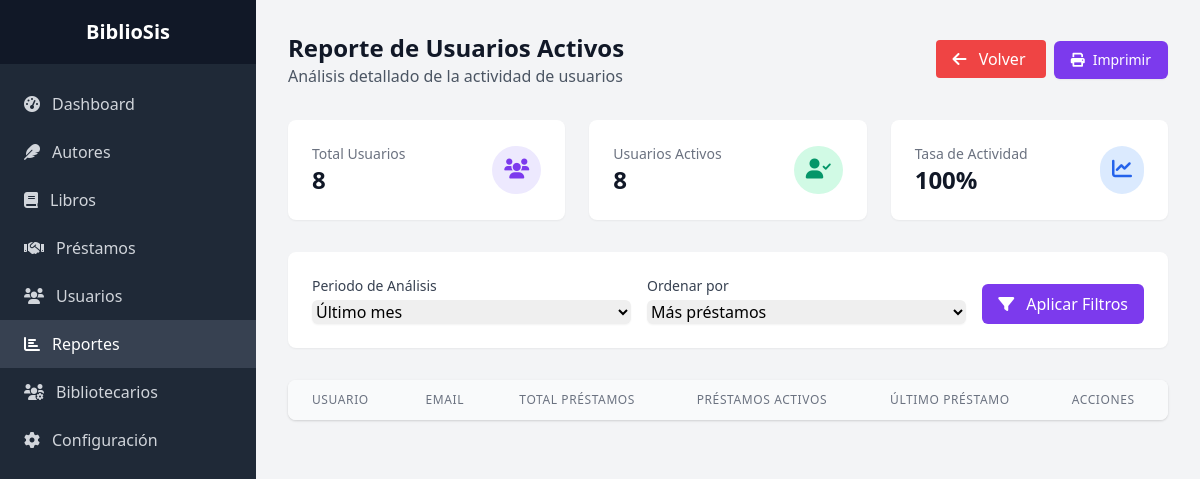
Page /admin/reportes/usuarios_activos.php (signed in) on the earlier database version.
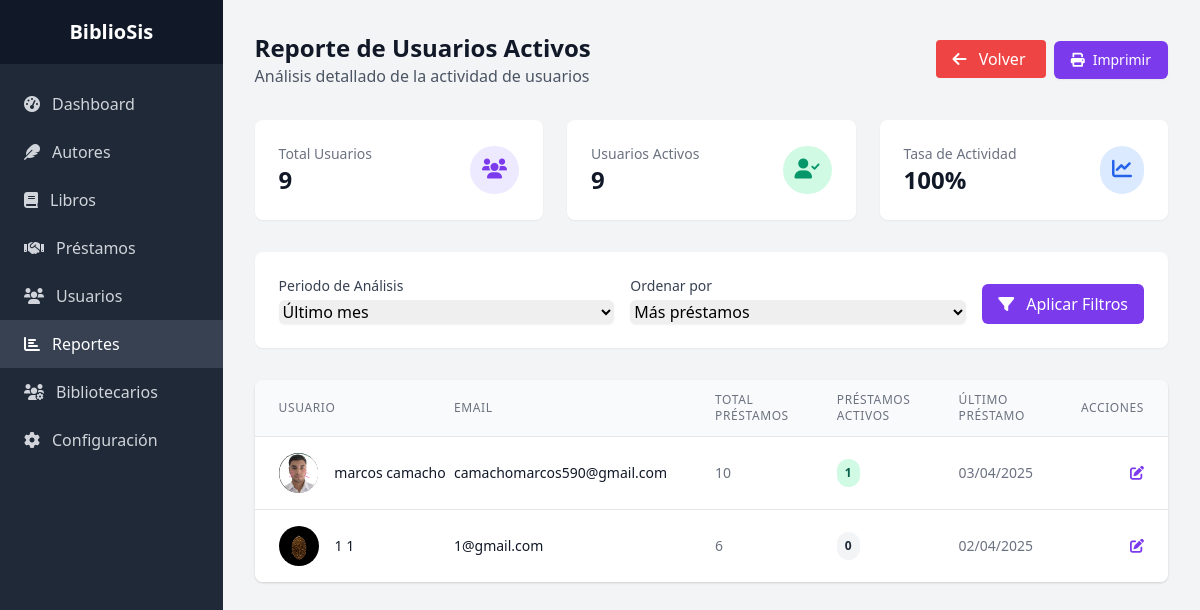
Same page on the later database version.
### tables this page shows
CREATE TABLE `clientes` (
  `id_cliente` int(11) NOT NULL,
  `nombre` varchar(100) NOT NULL,
  `apellido` varchar(100) NOT NULL,
  `email` varchar(100) DEFAULT NULL,
  `telefono` varchar(20) DEFAULT NULL,
  `direccion` text DEFAULT NULL,
  `imagen_cliente` varchar(255) DEFAULT NULL,
  `fecha_registro` timestamp NOT NULL DEFAULT current_timestamp(),
  `estado` enum('Activo','Inactivo') DEFAULT 'Activo',
  `password` varchar(255) NOT NULL DEFAULT ''
);

### admin/reportes/usuarios_activos.php (the view, shortened to what the changed rows need)
<?php
require_once '../../config/config.php';
$orden = isset($_GET['orden']) ? cleanInput($_GET['orden']) : 'prestamos';
$periodo = isset($_GET['periodo']) ? cleanInput($_GET['periodo']) : '30';
try {
    $stmt = $pdo->query("
        SELECT COUNT(*) as total_usuarios,
               SUM(CASE WHEN estado = 'Activo' THEN 1 ELSE 0 END) as usuarios_activos
        FROM clientes
    ");
    $estadisticas = $stmt->fetch();
    $sql = "
        SELECT c.*,
               COUNT(p.id_prestamo) as total_prestamos,
               MAX(p.fecha_prestamo) as ultimo_prestamo,
               SUM(CASE WHEN p.estado = 'Prestado' THEN 1 ELSE 0 END) as prestamos_activos
        FROM clientes c
        LEFT JOIN prestamos p ON c.id_cliente = p.id_cliente
        WHERE c.estado = 'Activo'
    ";
    if ($periodo !== 'todos') {
        $sql .= " AND p.fecha_prestamo >= DATE_SUB(CURRENT_DATE, INTERVAL ? DAY)";
    }
    $sql .= " GROUP BY c.id_cliente ";
    switch ($orden) {
        case 'prestamos':
            $sql .= "ORDER BY total_prestamos DESC";
            break;
    }
    $stmt = $pdo->prepare($sql);
    if ($periodo !== 'todos') {
        $stmt->execute([$periodo]);
    } else {
        $stmt->execute();
    }
    $usuarios = $stmt->fetchAll();
} catch(PDOException $e) {
    error_log($e->getMessage());
    $error = "Error al generar el reporte de usuarios activos.";
}
?>
<!DOCTYPE html>
<html lang="es">
<head>
    <link href="https://cdnjs.cloudflare.com/ajax/libs/tailwindcss/2.2.19/tailwind.min.css" rel="stylesheet">
    <link href="https://cdnjs.cloudflare.com/ajax/libs/font-awesome/6.0.0/css/all.min.css" rel="stylesheet">
</head>
<body class="bg-gray-100">
    <div class="flex">
        <div class="flex-1 p-8">
            <div class="max-w-7xl mx-auto">
                <div class="flex justify-between items-center mb-8">
                    <div>
                        <h1 class="text-2xl font-bold text-gray-900">Reporte de Usuarios Activos</h1>
                    </div>
                </div>
                <div class="grid grid-cols-1 md:grid-cols-3 gap-6 mb-8">
                    <div class="bg-white p-6 rounded-lg shadow-sm">
                        <div class="flex justify-between items-center">
                            <div>
                                <p class="text-sm text-gray-500">Total Usuarios</p>
                                <h3 class="text-2xl font-bold text-gray-900">
                                    <?php echo number_format($estadisticas['total_usuarios']); ?>
                                </h3>
                            </div>
                        </div>
                    </div>
                    <div class="bg-white p-6 rounded-lg shadow-sm">
                        <div class="flex justify-between items-center">
                            <div>
                                <p class="text-sm text-gray-500">Usuarios Activos</p>
                                <h3 class="text-2xl font-bold text-gray-900">
                                    <?php echo number_format($estadisticas['usuarios_activos']); ?>
                                </h3>
                            </div>
                        </div>
                    </div>
                </div>
                <div class="bg-white rounded-lg shadow overflow-hidden">
                    <table class="min-w-full divide-y divide-gray-200">
                        <thead class="bg-gray-50">
                            <tr>
                                <th class="px-6 py-3 text-left text-xs font-medium text-gray-500 uppercase tracking-wider">
                                    Usuario
                                </th>
                                <th class="px-6 py-3 text-left text-xs font-medium text-gray-500 uppercase tracking-wider">
                                    Email
                                </th>
                                <th class="px-6 py-3 text-left text-xs font-medium text-gray-500 uppercase tracking-wider">
                                    Total Préstamos
                                </th>
                                <th class="px-6 py-3 text-left text-xs font-medium text-gray-500 uppercase tracking-wider">
                                    Préstamos Activos
                                </th>
                                <th class="px-6 py-3 text-left text-xs font-medium text-gray-500 uppercase tracking-wider">
                                    Último Préstamo
                                </th>
                                <th class="px-6 py-3 text-left text-xs font-medium text-gray-500 uppercase tracking-wider">
                                    Acciones
                                </th>
                            </tr>
                        </thead>
                        <tbody class="bg-white divide-y divide-gray-200">
                            <?php foreach ($usuarios as $usuario): ?>
                            <tr>
                                <td class="px-6 py-4 whitespace-nowrap">
                                    <div class="flex items-center">
                                        <?php if ($usuario['imagen_cliente']): ?>
                                            <img class="h-10 w-10 rounded-full"
                                                 src="../../<?php echo htmlspecialchars($usuario['imagen_cliente']); ?>"
                                                 alt="<?php echo htmlspecialchars($usuario['nombre']); ?>">
                                        <?php else: ?>
                                            <div class="h-10 w-10 rounded-full bg-purple-100 flex items-center justify-center">
                                                <i class="fas fa-user text-purple-600"></i>
                                            </div>
                                        <?php endif; ?>
                                        <div class="ml-4">
                                            <div class="text-sm font-medium text-gray-900">
                                                <?php echo htmlspecialchars($usuario['nombre'] . ' ' . $usuario['apellido']); ?>
                                            </div>
                                        </div>
                                    </div>
                                </td>
                                <td class="px-6 py-4 whitespace-nowrap">
                                    <div class="text-sm text-gray-900">
                                        <?php echo htmlspecialchars($usuario['email']); ?>
                                    </div>
                                </td>
                                <td class="px-6 py-4 whitespace-nowrap text-sm text-gray-500">
                                    <?php echo $usuario['total_prestamos']; ?>
                                </td>
                                <td class="px-6 py-4 whitespace-nowrap">
                                    <span class="px-2 py-1 inline-flex text-xs leading-5 font-semibold rounded-full <?php
                                        echo $usuario['prestamos_activos'] > 0
                                            ? 'bg-green-100 text-green-800'
                                            : 'bg-gray-100 text-gray-800'; ?>">
                                        <?php echo $usuario['prestamos_activos']; ?>
                                    </span>
                                </td>
                                <td class="px-6 py-4 whitespace-nowrap text-sm text-gray-500">
                                    <?php
                                    echo $usuario['ultimo_prestamo']
                                        ? date('d/m/Y', strtotime($usuario['ultimo_prestamo']))
                                        : 'N/A';
                                    ?>
                                </td>
                                <td class="px-6 py-4 whitespace-nowrap text-right text-sm font-medium">
                                    <a href="../usuarios/editar.php?id=<?php echo $usuario['id_cliente']; ?>"
                                       class="text-purple-600 hover:text-purple-900">
                                        <i class="fas fa-edit"></i>
                                    </a>
                                </td>
                            </tr>
                            <?php endforeach; ?>
                        </tbody>
                    </table>
                </div>
            </div>
        </div>
    </div>
</body>
</html>

Differences in the rows shown:
added clientes: imagen_cliente (picture), nombre+apellido "marcos camacho", email "camachomarcos590@gmail.com", total_prestamos "10", prestamos_activos "1", ultimo_prestamo "03/04/2025"
added clientes: imagen_cliente (picture), nombre+apellido "1 1", email "1@gmail.com", total_prestamos "6", prestamos_activos "0", ultimo_prestamo "02/04/2025"
Other differences:
$estadisticas['total_usuarios']: "8" → "9"
$estadisticas['usuarios_activos']: "8" → "9"
